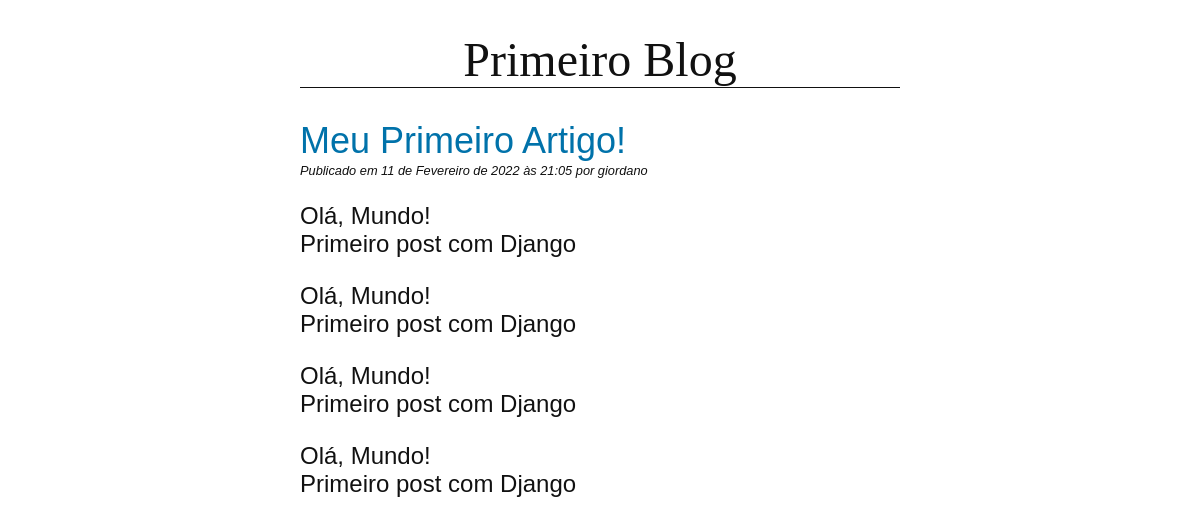
The page /blog/meu-primeiro-artigo/ on the database its author committed.
### blog/models.py (models this page shows, shortened)
class Post(models.Model):
    titulo = models.CharField(max_length=255) # Título do post
    slug = models.SlugField(max_length=255, unique=True)
    autor = models.ForeignKey(User, on_delete=models.CASCADE)  # Autor do post
    body = models.TextField()  # Texto do post / corpo do post
    created = models.DateTimeField(auto_now_add=True)  # Add automaticamente a Data/Hora da criação do post
    updated = models.DateTimeField(auto_now=True)  # A cada modificação no post, atualiza automaticamente o campo updated
    class Meta:
        ordering = ("-created",)

### blog/views.py (the view)
# urls.py: path("<slug:slug>/", views.PostDetailView.as_view(), name="detail"),  # irá acessar página do post
class PostDetailView(DetailView):
    model = Post

### blog/templates/blog/post_detail.html (shortened to what this page needs)
{% extends "blog/base.html" %}
{% block content %}
    <h2>{{ post.titulo }}</h2>
    <p class="date">
        Publicado em {{ post.created }} por {{ post.autor }}
    </p>
    {{ post.body|linebreaks }}
{% endblock %}

### blog/static/css/blog.css (style rules this page uses)
body { margin: 0 25%; font-family: sans-serif; font-size: 1.5rem; color: #111111; }
h2 { color: #0072aa; font-weight: normal; margin-bottom: 1px; }
p.date { font-size: 0.8rem; font-style: italic; margin-top: 1px; }

### rows shown on the page
Post: titulo "Meu Primeiro Artigo!", created "11 de Fevereiro de 2022 às 21:05", autor "giordano", body "Olá, Mundo! Primeiro post com Django Olá, Mundo! Primeiro post com Django Olá, Mundo! Primeiro post com Django Olá, Mundo! Primeiro post com Django"
